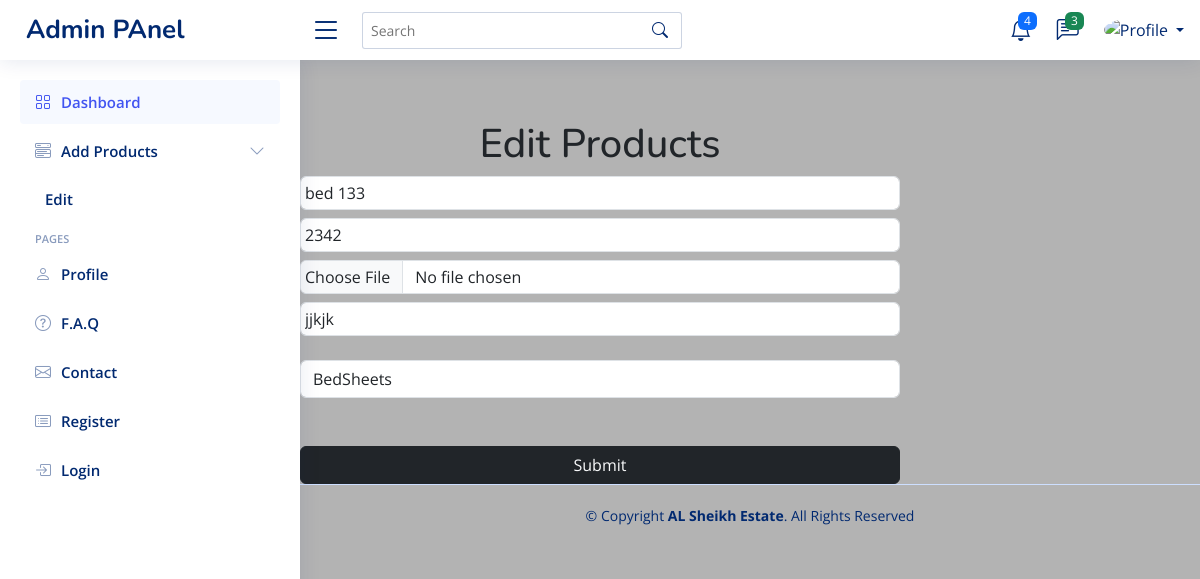
Page /NiceAdmin/edit_product.php?id=65 on the earlier database version.
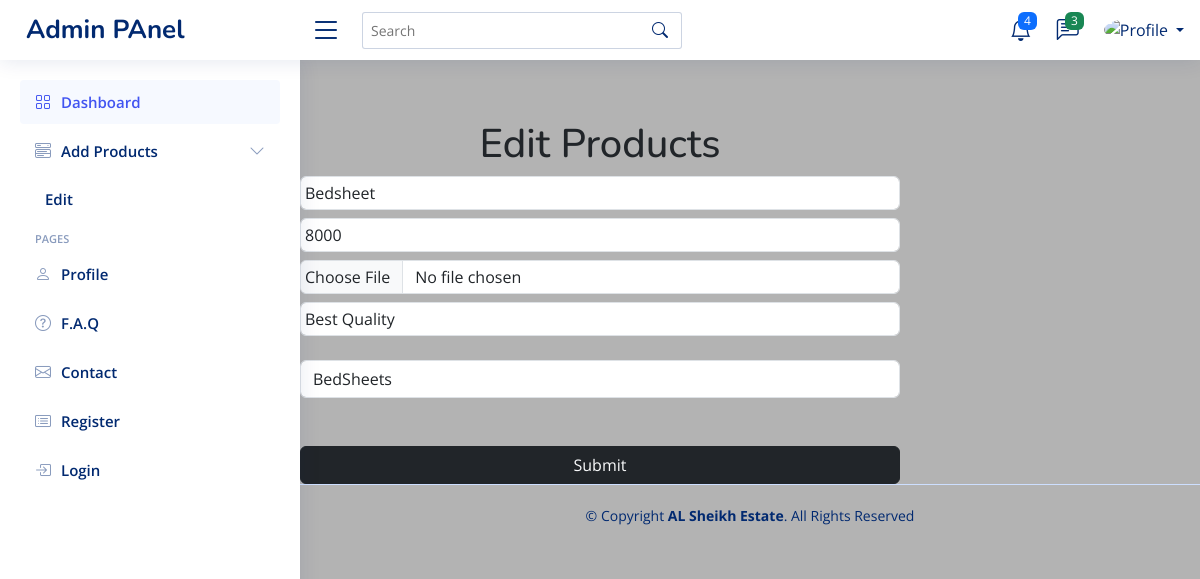
Same page on the later database version.
### tables this page shows
CREATE TABLE `products` (
  `prod_id` int(11) NOT NULL,
  `prodname` varchar(100) NOT NULL,
  `prodprice` int(11) NOT NULL,
  `prodimage` varchar(255) NOT NULL,
  `Prod_Desc` varchar(255) NOT NULL,
  `Prod_Category` int(11) DEFAULT NULL
);

### NiceAdmin/edit_product.php (the view, shortened to what this page needs)
<?php
    include("header.php");
    include("config.php");
    $id = $_GET["id"];
    $edit_query = "SELECT * FROM products where prod_id = '$id'";
    $edit_result = mysqli_query($conn,$edit_query);
    $row = mysqli_fetch_assoc($edit_result);
?>
     <br><br><br>
     <form class="form w-50 mt-5  mx-auto" action="editproduct_Backend.php" method="POST" enctype="multipart/form-data">
        <h1 class=" text-center text-dark mt-5">Edit  Products</h1>
        <input value="<?php echo $row["prodname"] ?>" class="form-control p-1 mt-2"  type="text"  name="prodname">
        <input value="<?php echo $row["prodprice"] ?>"   class="form-control p-1 mt-2"  type="text"  name="prodprice" >
        <input value="<?php echo $row["prodimage"] ?>"  class="form-control p-1 mt-2"  type="file"  name="prodimage">
        <input value="<?php echo $row["Prod_Desc"] ?>"  class="form-control p-1 mt-2"  type="text"  name="Prod_Desc" required>
        <br>
        <select  name="cat" id="" class=" form-control">
            <?php
                $qry= "select * from categories";
                $res= mysqli_query($conn, $qry);
                while($data=mysqli_fetch_assoc($res)){
            ?>
                <option value="<?php echo $data['Cat_Id'] ?>"><?php echo $data['Category'] ?></option>
                <?php }?>
            </select>
                <input class="btn btn-dark text-light w-100 mt-5 " type="submit" name="submit">
    </form>
<?php
include ("footer.php");
?>

Differences in the rows shown:
changed products: prodname "bed 133" → "Bedsheet"; prodprice "2342" → "8000"; Prod_Desc "jjkjk" → "Best Quality"
